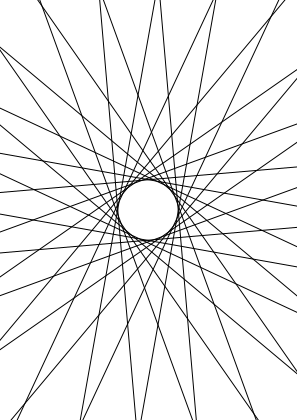
Frame 1 (no input)
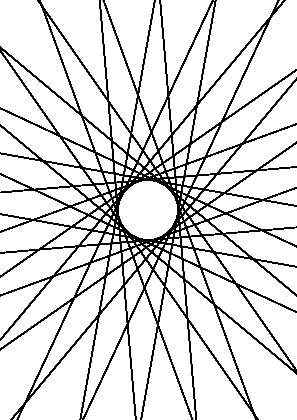
Frame 60 (the mouse pressed at the canvas centre just before this capture)
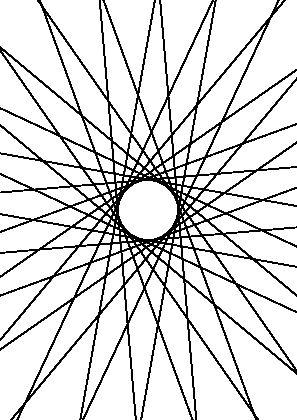
Frame 120 (the mouse held since frame 60 and released just before this capture)

The Processing sketch that drew these frames (run headless with seeded random() and noise(); from frame 60 on, the mouse is pressed at the canvas centre):

// Processing sketch: processing_16418
// ── processing_16418.pde



void setup () {
      
     size( 297, 420 );
     background(255);
 }

int a = 10;
 
 void draw () {
    
   translate (width/2, height/2);
    
   for ( int a = 10 ; a < 360; a = a + 15 ) {
      
       pushMatrix();
    
       rotate(radians(a));
       line(width,30,-width,30);   
        
       popMatrix(); 
    }
 
 }
 
 
 
 
 
          
